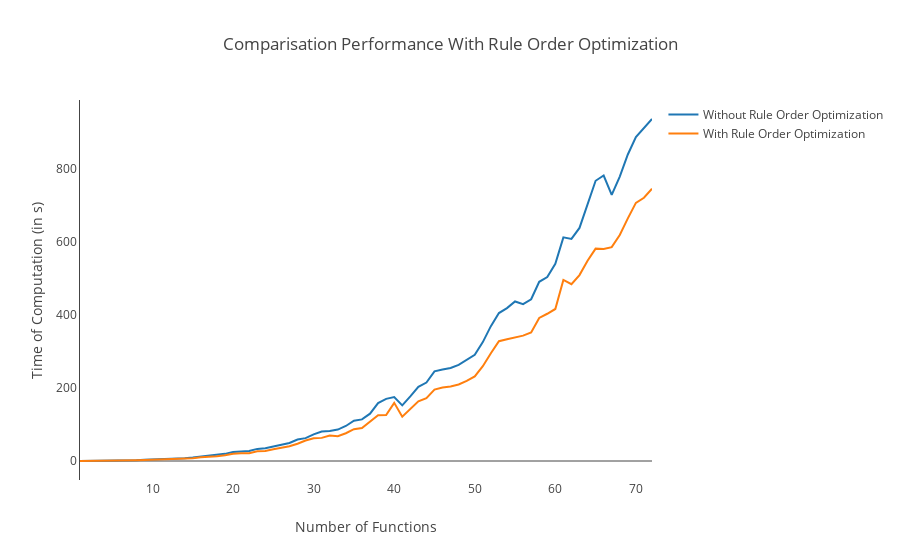

Notebook code cell kept with this figure:
### Code cell
layout = Layout(
    title='Comparisation Performance With Rule Order Optimization',
    xaxis=dict(
        title='Number of Functions',
        autorange=True,
        showgrid=False,
        zeroline=True,
        showline=False,
        autotick=True,
        ticks='',
        showticklabels=True
    ),
    yaxis=dict(
        title='Time of Computation (in s)',
        autorange=True,
        showgrid=False,
        zeroline=True,
        showline=True,
        autotick=True,
        ticks='',
        showticklabels=True
    )
)
fig = Figure(data=[data2, data1], layout=layout)
iplot(fig)

### Figure 1 — Plotly figure (JSON) as saved in the notebook; plotly's stock layout.template omitted (floating-point values rounded to 4 significant figures)
{"data": [{"name": "Without Rule Order Optimization", "type": "scatter", "x": [1, 2, 3, 4, 5, 6, 7, 8, 9, 10, 11, 12, 13, 14, 15, 16, 17, 18, 19, 20, 21, 22, 23, 24, 25, 26, 27, 28, 29, 30, 31, 32, 33, 34, 35, 36, 37, 38, 39, 40, 41, 42, 43, 44, 45, 46, 47, 48, 49, 50, 51, 52, 53, 54, 55, 56, 57, 58, 59, 60, 61, 62, 63, 64, 65, 66, 67, 68, 69, 70, 71, 72], "y": [0.01994, 0.04937, 0.3437, 0.4433, 0.892, 1.302, 1.429, 2.238, 3.24, 3.781, 4.405, 5.53, 6.255, 7.336, 9.287, 12.03, 14.0, 15.48, 19.54, 24.75, 25.99, 27.22, 33.18, 34.97, 39.71, 43.54, 49.18, 58.74, 62.53, 73.0, 80.87, 82.17, 85.98, 95.78, 110.1, 113.9, 129.5, 158.4, 170.0, 174.8, 152.2, 176.9, 202.8, 214.5, 245.2, 250.2, 254.5, 262.9, 276.4, 290.4, 325.3, 368.9, 404.7, 418.3, 436.5, 428.9, 442.5, 490.2, 503.0, 539.4, 611.8, 607.5, 637.5, 701.6, 766.6, 780.9, 728.0, 778.1, 838.6, 886.2, 912.4, 935.6]}, {"name": "With Rule Order Optimization", "type": "scatter", "x": [1, 2, 3, 4, 5, 6, 7, 8, 9, 10, 11, 12, 13, 14, 15, 16, 17, 18, 19, 20, 21, 22, 23, 24, 25, 26, 27, 28, 29, 30, 31, 32, 33, 34, 35, 36, 37, 38, 39, 40, 41, 42, 43, 44, 45, 46, 47, 48, 49, 50, 51, 52, 53, 54, 55, 56, 57, 58, 59, 60, 61, 62, 63, 64, 65, 66, 67, 68, 69, 70, 71, 72], "y": [0.01678, 0.04279, 0.3031, 0.3933, 0.7706, 1.037, 1.223, 2.108, 2.618, 3.134, 3.608, 4.71, 5.329, 5.893, 7.477, 9.945, 10.94, 12.87, 15.78, 19.6, 20.89, 21.53, 26.8, 27.51, 32.11, 35.57, 40.25, 47.17, 55.94, 62.43, 63.25, 69.9, 67.67, 75.9, 86.95, 90.28, 106.7, 125.5, 126.0, 159.1, 121.3, 141.8, 163.1, 172.1, 195.5, 201.3, 203.9, 209.3, 219.0, 231.5, 259.4, 294.8, 327.8, 333.1, 338.4, 343.0, 351.8, 391.4, 402.8, 415.9, 495.2, 483.6, 508.6, 547.9, 580.9, 579.8, 585.0, 618.4, 663.6, 706.3, 720.2, 744.8]}], "layout": {"title": "Comparisation Performance With Rule Order Optimization", "xaxis": {"autorange": true, "autotick": true, "showgrid": false, "showline": false, "showticklabels": true, "ticks": "", "title": "Number of Functions", "zeroline": true}, "yaxis": {"autorange": true, "autotick": true, "showgrid": false, "showline": true, "showticklabels": true, "ticks": "", "title": "Time of Computation (in s)", "zeroline": true}}}
